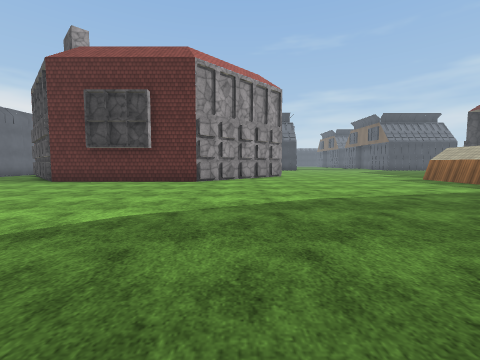
View 1 (above)

24 first-person views from a walk through a scene from a Unity 3-D project. The camera is 1.2 m above the floor, tilts 4° down and sees 90° across. The floor is counted in squares, 2 m on a side. Each view is taken from the middle of a square. On the plan, view 1 faces up. The plan holds only what a view shows up to about 9 squares ahead; the rest is blank. The place goes on beyond the plan. The terrain is drawn as flat ground. Surface patterns are stand-ins for the level's own textures.

View 2
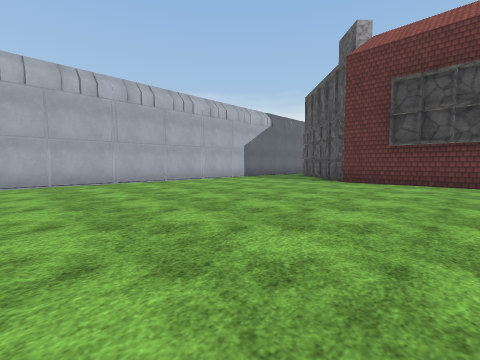

View 3
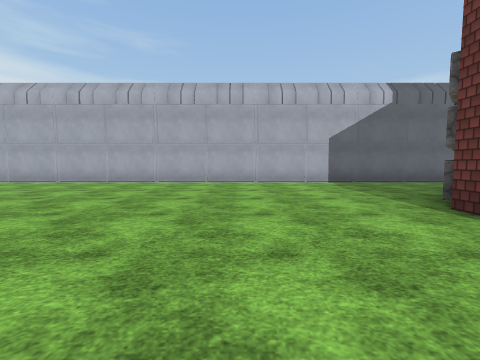

View 4
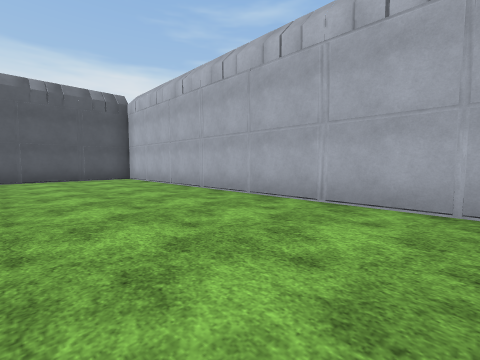

View 5
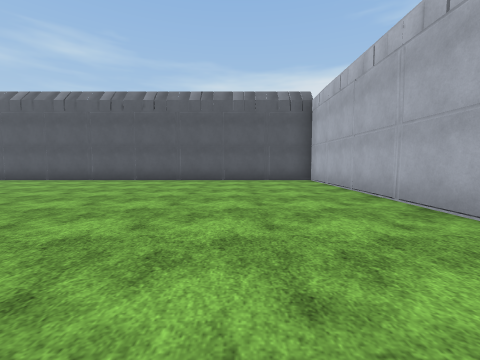

View 6
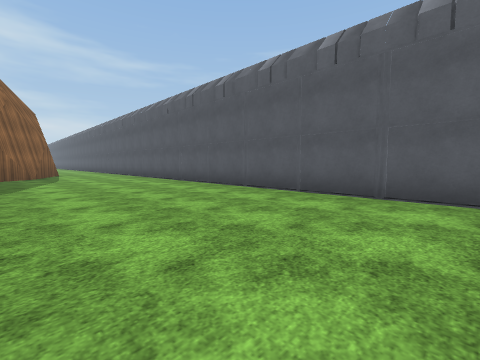

View 7
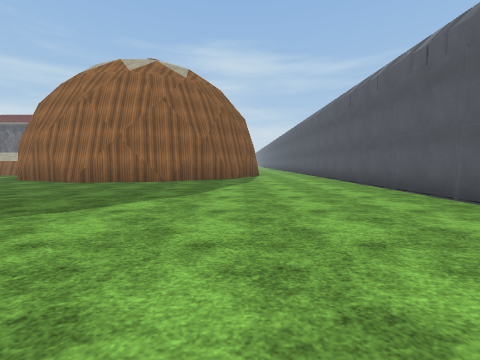

View 8
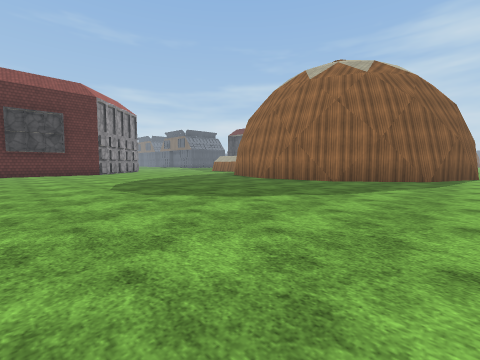

View 9
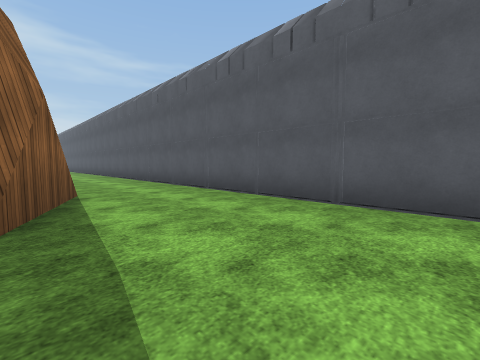

View 10
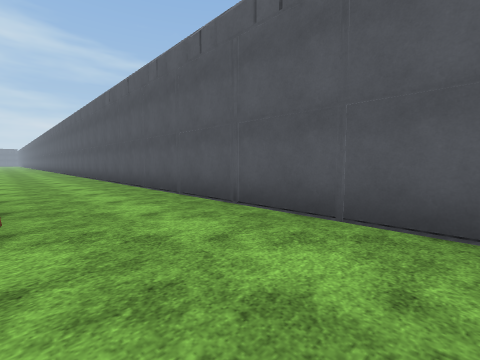

View 11
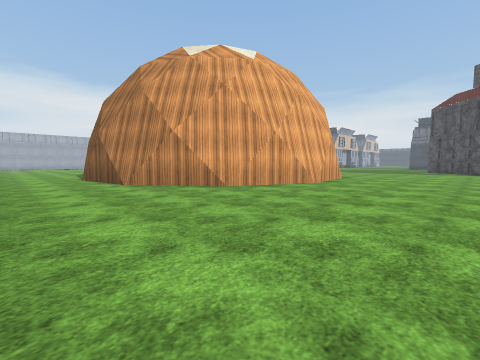

View 12
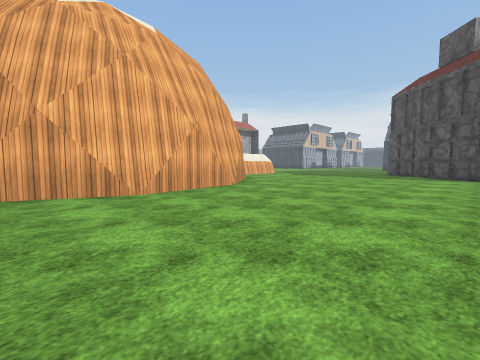

View 13
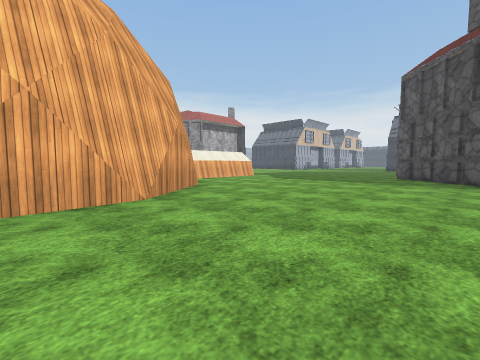

View 14
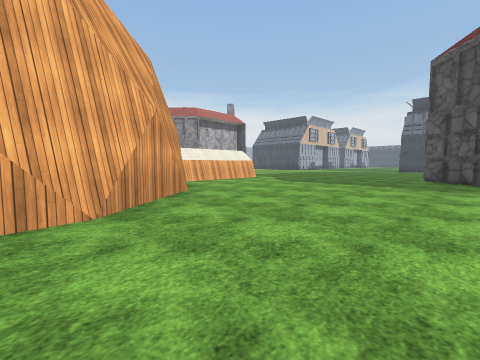

View 15
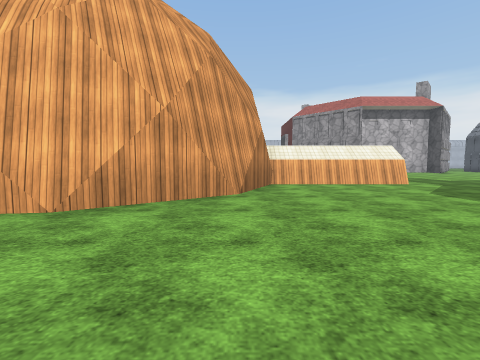

View 16
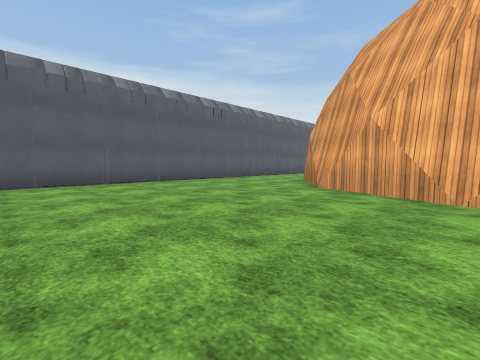

View 17
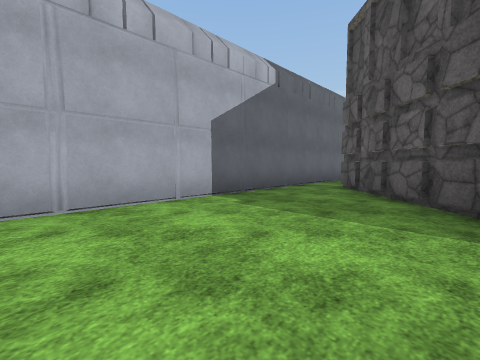

View 18
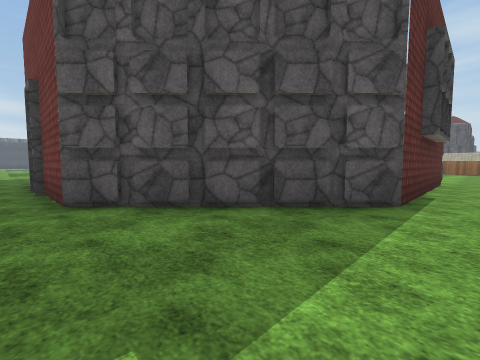

View 19
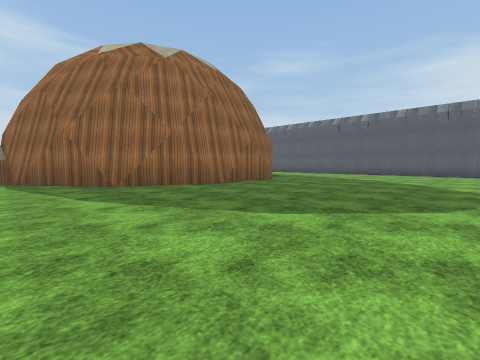

View 20
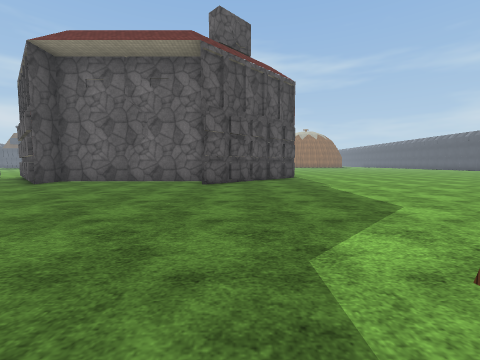

View 21
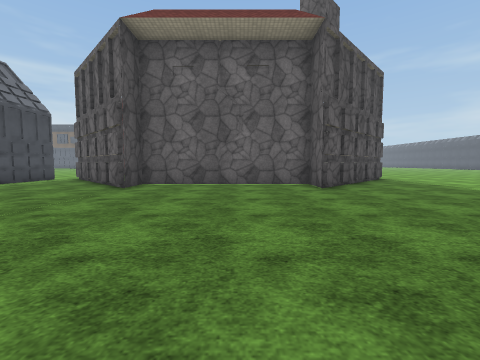

View 22
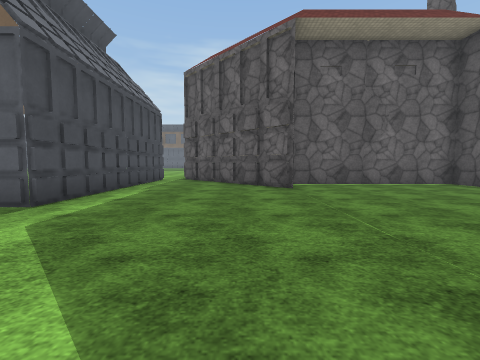

View 23
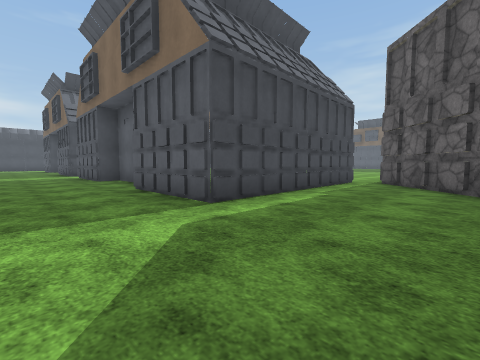

View 24
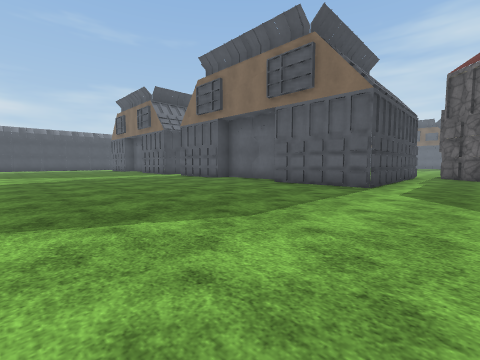

### Floor plan
Key: @ floor where view 1 was taken; # wall or solid block; . floor; O other object.
Columns run from 11 left of view 1 to 18 right of it. Each row starts with its distance up from view 1.
 30                  ..
 29                  ... ..
 28                  .......
 27                  .......
 26                  .......#
 25                  .......#
 24                  .......#
 23                  .......#
 22                  .......
 21                  .......
 20                  .......######
 19                  ............#
 18  ..              ...........##
 17  ..                 .......##
 16 O.                   .....##
 15 O.                    .....#
 14 O.#                  ......#
 13 O.#                 .......#
 12 O.#               .. ......#
 11 O.##              ........##
 10 O..##              ........##
  9 O...##    ##................##
  8 O....######.......###........#
  7 O.................###.........
  6 O.................# #.........
  5 O.................###.........
  4  ...............### ###.......
  3 O..............##     ##......
  2 O.............##       ##.....
  1 O.............#         #.....
  0 O..........@..#         #.....
 -1 O.............#         #.....
 -2 O.............#        ##.....
 -3 O.............##       #......
 -4 O..............##     ##......
 -5 O...............#######.......
 -6 O.................##..........
 -7 O.............................
 -8 O.OO..O..O..O..O.O..OO.OO.OO.O

Where each view was taken, in squares from view 1:
view 1: 0 up, 0 right, facing up
view 2: 0 up, 3 left, facing up-left
view 3: 5 up, 3 left, facing left
view 4: 1 up, 7 left, facing down-left
view 5: 0 up, 8 left, facing down
view 6: 4 down, 7 left, facing down-right
view 7: 5 down, 5 left, facing right
view 8: 6 down, 5 left, facing up-right
view 9: 5 down, 2 right, facing down-right
view 10: 6 down, 4 right, facing down-right
view 11: 8 down, 17 right, facing up-left
view 12: 3 down, 18 right, facing up-left
view 13: 0 up, 17 right, facing up-left
view 14: 1 up, 16 right, facing up-left
view 15: 4 up, 16 right, facing left
view 16: 1 down, 18 right, facing down-left
view 17: 5 up, 7 left, facing up-left
view 18: 7 up, 10 left, facing up-right
view 19: 5 up, 3 left, facing down-right
view 20: 10 up, 8 right, facing right
view 21: 13 up, 9 right, facing right
view 22: 17 up, 9 right, facing right
view 23: 17 up, 10 right, facing up-right
view 24: 18 up, 6 right, facing up-right
